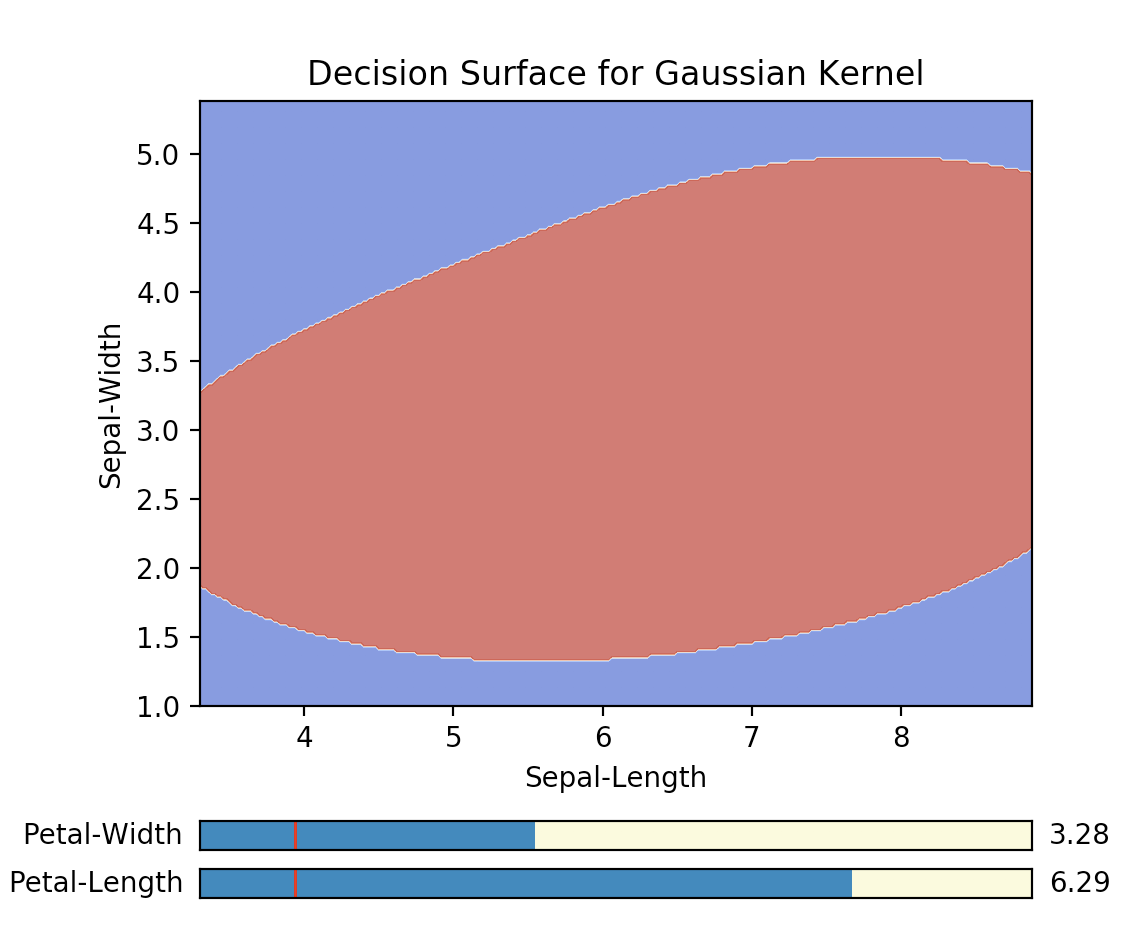

This figure's Python source:
import numpy as np
import matplotlib.pyplot as plt
from matplotlib.widgets import Slider
import pandas as pd

from Lab7 import import_iris, gaussian_kernel, class_to_int


X, y, X_train, X_test, y_train, y_test = import_iris()
X = X.drop('petal-length', axis=1).drop('petal-width', axis=1).values
y = list(map(class_to_int, y))
y_train = list(map(class_to_int, y_train))
y_test = list(map(class_to_int, y_test))

clf = gaussian_kernel(X_train, X_test, y_train, y_test)

def plot(clf, title, X, y):

    def make_meshgrid(x, y, h=.02):
        x_min, x_max = x.min() - 1, x.max() + 1
        y_min, y_max = y.min() - 1, y.max() + 1
        xx, yy = np.meshgrid(np.arange(x_min, x_max, h), np.arange(y_min, y_max, h))
        return xx, yy

    def plot_contours(ax, clf, xx, yy,petal_length, petal_width, **params):
        Z = clf.predict(np.c_[xx.ravel(), yy.ravel(), [petal_length]*len(xx.ravel()), [petal_width]*len(yy.ravel())])
        Z = Z.reshape(xx.shape)
        out = ax.contourf(xx, yy, Z, **params)
        return out


    fig, ax = plt.subplots()
    plt.subplots_adjust(left=0.25, bottom=0.25)
    X0, X1 = X[:, 0], X[:, 1]
    xx, yy = make_meshgrid(X0, X1)
    plot_contours(ax, clf, xx, yy, 1, 1, cmap=plt.cm.coolwarm, alpha=0.8)
    ax.set_ylabel('Sepal-Width')
    ax.set_xlabel('Sepal-Length')
    ax.set_title(title)
    ax.legend()

    def update(val):
        ax.clear()
        plot_contours(ax, clf, xx, yy, petal_length.val, petal_width.val, cmap=plt.cm.coolwarm, alpha=0.8)
        ax.set_ylabel('Sepal-Width')
        ax.set_xlabel('Sepal-Length')
        ax.set_title(title)

    axcolor = 'lightgoldenrodyellow'
    ax_petal_length = plt.axes([0.25, 0.05, 0.65, 0.03], facecolor=axcolor)
    ax_petal_width = plt.axes([0.25, 0.1, 0.65, 0.03], facecolor=axcolor)
    petal_length = Slider(ax_petal_length, 'Petal-Length', 0.1, 8.0, valinit=1)
    petal_width = Slider(ax_petal_width, 'Petal-Width', 0.1, 8.0, valinit=1)
    petal_length.on_changed(update)
    petal_width.on_changed(update)
    plt.show()


plot(clf, "Decision Surface for Gaussian Kernel", X, y)
